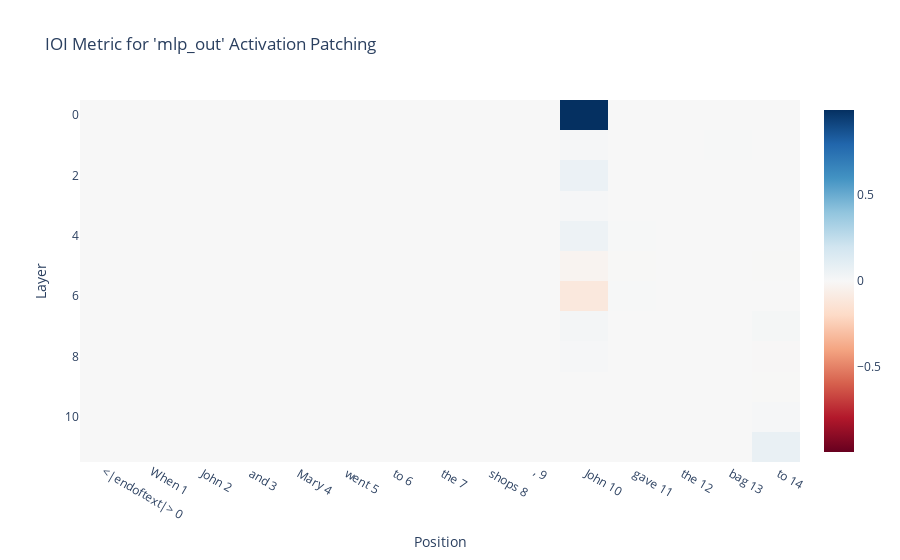

Notebook source saved alongside this figure:
### Markdown cell above
MLP layers do not matter much. Layer 0 is, per Neel Nanda's suggestion, probably an extension of the embedding.

### Code cell
resid_pre_act_patch_results = patching.get_act_patch_mlp_out(
    model, 
    corrupted_tokens, 
    clean_cache, 
    ioi_metric)

imshow(resid_pre_act_patch_results, 
       yaxis="Layer", 
       xaxis="Position", 
       x=[f"{tok} {i}" for i, tok in enumerate(model.to_str_tokens(clean_tokens[0]))],
       title="IOI Metric for 'mlp_out' Activation Patching")

### Figure 1 — Plotly figure (JSON) as saved in the notebook; plotly's stock layout.template omitted (floating-point values rounded to 4 significant figures; data arrays with more than 128 entries replaced by an {"elided": "..."} marker saying what was removed)
{"data": [{"coloraxis": "coloraxis", "hovertemplate": "x: %{x}<br>y: %{y}<br>color: %{z}<extra></extra>", "name": "0", "type": "heatmap", "x": ["<|endoftext|> 0", "When 1", " John 2", " and 3", " Mary 4", " went 5", " to 6", " the 7", " shops 8", ", 9", " John 10", " gave 11", " the 12", " bag 13", " to 14"], "xaxis": "x", "yaxis": "y", "z": {"elided": "12x15 float values"}}], "layout": {"coloraxis": {"cmid": 0, "colorscale": [[0, "rgb(103,0,31)"], [0.1, "rgb(178,24,43)"], [0.2, "rgb(214,96,77)"], [0.3, "rgb(244,165,130)"], [0.4, "rgb(253,219,199)"], [0.5, "rgb(247,247,247)"], [0.6, "rgb(209,229,240)"], [0.7, "rgb(146,197,222)"], [0.8, "rgb(67,147,195)"], [0.9, "rgb(33,102,172)"], [1, "rgb(5,48,97)"]]}, "title": {"text": "IOI Metric for 'mlp_out' Activation Patching"}, "xaxis": {"anchor": "y", "domain": [0, 1], "title": {"text": "Position"}}, "yaxis": {"anchor": "x", "autorange": "reversed", "domain": [0, 1], "title": {"text": "Layer"}}}}
